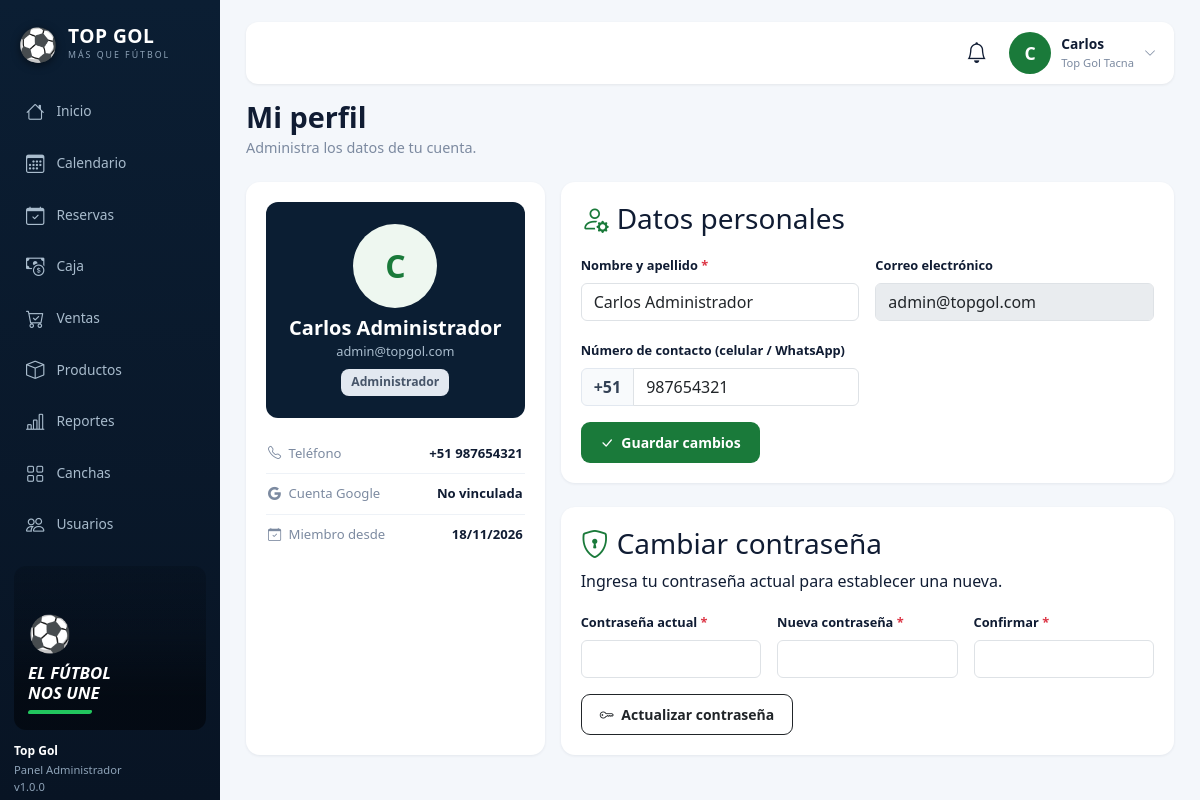
The app's page /perfil (signed in) with its own data.
### tables this page shows
CREATE TABLE IF NOT EXISTS `usuarios` (
  `id`          INT NOT NULL AUTO_INCREMENT,
  `nombre`      VARCHAR(100) NOT NULL,
  `email`       VARCHAR(100) NOT NULL,
  `password`    VARCHAR(255) DEFAULT NULL,
  `telefono`    VARCHAR(20) DEFAULT NULL,
  `rol`         ENUM('admin','cliente') NOT NULL DEFAULT 'cliente',
  `google_id`   VARCHAR(255) DEFAULT NULL,
  `avatar`      VARCHAR(500) DEFAULT NULL,
  `created_at`  TIMESTAMP NOT NULL DEFAULT CURRENT_TIMESTAMP,
  `updated_at`  TIMESTAMP NOT NULL DEFAULT CURRENT_TIMESTAMP ON UPDATE CURRENT_TIMESTAMP,
  PRIMARY KEY (`id`),
  UNIQUE KEY `idx_usuario_email`     (`email`),
  UNIQUE KEY `idx_usuario_google_id` (`google_id`)
);

### app/Views/usuarios/perfil_admin.php (the view, shortened to what the rows shown need)
<?php
$tienePassword = !empty($usuario['password']);
$esGoogle = !empty($usuario['google_id']);
$avatar = (string)($usuario['avatar'] ?? '');
$rolLbl = ($usuario['rol'] ?? 'cliente') === 'admin' ? 'Administrador' : 'Cliente';
$desde = isset($usuario['created_at']) ? date('d/m/Y', strtotime((string)$usuario['created_at'])) : '—';
$inicialPerfil = mb_strtoupper(mb_substr((string)$usuario['nombre'], 0, 1));
?>
<?php require VIEWS_PATH . DIRECTORY_SEPARATOR . 'layout' . DIRECTORY_SEPARATOR . 'admin_top.php'; ?>
            <div class="d-flex align-items-start justify-content-between gap-3 flex-wrap mb-4">
                <div>
                    <h1 class="adm-h1">Mi perfil</h1>
                    <p class="adm-sub">Administra los datos de tu cuenta.</p>
                </div>
            </div>
            <div class="row g-3">
                <div class="col-lg-4">
                    <div class="panel">
                        <div class="pf-head">
                            <?php if ($avatar): ?>
                                <img src="<?= htmlspecialchars($avatar) ?>" alt="Avatar" class="pf-avatar">
                            <?php else: ?>
                                <span class="pf-inicial"><?= htmlspecialchars($inicialPerfil) ?></span>
                            <?php endif; ?>
                            <h5><?= htmlspecialchars((string)$usuario['nombre']) ?></h5>
                            <div class="mail"><?= htmlspecialchars((string)$usuario['email']) ?></div>
                            <span class="pill fin mt-2"><?= $rolLbl ?></span>
                        </div>
                        <ul class="pf-list">
                            <li><span class="k"><i class="bi bi-telephone me-1"></i> Teléfono</span><strong><?= htmlspecialchars((string)($usuario['telefono'] ?? '—') ?: '—') ?></strong></li>
                            <li><span class="k"><i class="bi bi-google me-1"></i> Cuenta Google</span><strong><?= $esGoogle ? 'Vinculada' : 'No vinculada' ?></strong></li>
                            <li><span class="k"><i class="bi bi-calendar-check me-1"></i> Miembro desde</span><strong><?= htmlspecialchars($desde) ?></strong></li>
                        </ul>
                    </div>
                </div>
                <div class="col-lg-8">
                    <div class="panel-2 mb-4">
                        <h3><i class="bi bi-person-gear me-2" style="color:#1a7a3a;"></i>Datos personales</h3>
                        <form action="<?= url('/perfil/actualizar') ?>" method="POST" class="needs-validation mt-3" novalidate>
                            <div class="row g-3">
                                <div class="col-md-6">
                                    <label for="nombre" class="form-label fw-semibold" style="font-size:.8rem;">Nombre y apellido <span class="text-danger">*</span></label>
                                    <input type="text" class="form-control" id="nombre" name="nombre" value="<?= htmlspecialchars((string)$usuario['nombre']) ?>" minlength="3" required>
                                </div>
                                <div class="col-md-6">
                                    <label for="email" class="form-label fw-semibold" style="font-size:.8rem;">Correo electrónico</label>
                                    <input type="email" class="form-control" id="email" value="<?= htmlspecialchars((string)$usuario['email']) ?>" disabled readonly>
                                </div>
                                <div class="col-md-6">
                                    <label for="telefono" class="form-label fw-semibold" style="font-size:.8rem;">Número de contacto (celular / WhatsApp)</label>
                                    <div class="input-group">
                                        <span class="input-group-text" style="background:#f8fafc; font-weight:700; color:#334155; border-color:#e2e8f0;">+51</span>
                                        <input type="tel" class="form-control" id="telefono" name="telefono" value="<?= htmlspecialchars(preg_replace('/^\+51\s*/', '', (string)($usuario['telefono'] ?? ''))) ?>" placeholder="9XX XXX XXX">
                                    </div>
                                </div>
                            </div>
                            <button type="submit" class="btn btn-sm fw-bold mt-3" style="background:#1a7a3a;color:#fff;border-radius:9px;padding:9px 18px;">
                                <i class="bi bi-check-lg me-1"></i> Guardar cambios
                            </button>
                        </form>
                    </div>
                    <div class="panel-2">
                        <h3><i class="bi bi-shield-lock me-2" style="color:#1a7a3a;"></i>Cambiar contraseña</h3>
                        <p class="psub mb-3">
                            <?= $tienePassword ? 'Ingresa tu contraseña actual para establecer una nueva.' : 'Tu cuenta usa solo Google. Define una contraseña para también ingresar con correo y clave.' ?>
                        </p>
                        <form action="<?= url('/perfil/password') ?>" method="POST" class="needs-validation" novalidate>
                            <div class="row g-3">
                                <?php if ($tienePassword): ?>
                                    <div class="col-md-4">
                                        <label for="password_actual" class="form-label fw-semibold" style="font-size:.8rem;">Contraseña actual <span class="text-danger">*</span></label>
                                        <input type="password" class="form-control" id="password_actual" name="password_actual" required>
                                    </div>
                                <?php endif; ?>
                                <div class="col-md-4">
                                    <label for="password_nueva" class="form-label fw-semibold" style="font-size:.8rem;">Nueva contraseña <span class="text-danger">*</span></label>
                                    <input type="password" class="form-control" id="password_nueva" name="password_nueva" minlength="6" required>
                                </div>
                                <div class="col-md-4">
                                    <label for="password_confirm" class="form-label fw-semibold" style="font-size:.8rem;">Confirmar <span class="text-danger">*</span></label>
                                    <input type="password" class="form-control" id="password_confirm" name="password_confirm" minlength="6" required>
                                </div>
                            </div>
                            <button type="submit" class="btn btn-sm btn-outline-dark fw-bold mt-3" style="border-radius:9px;padding:9px 18px;">
                                <i class="bi bi-key me-1"></i> Actualizar contraseña
                            </button>
                        </form>
                    </div>
                </div>
            </div>
<?php require VIEWS_PATH . DIRECTORY_SEPARATOR . 'layout' . DIRECTORY_SEPARATOR . 'admin_bottom.php'; ?>

### app/Core/Router.php (shortened to what the rows shown need)
<?php
class Router {
    private array $rutas = [
        'GET'  => [],
        'POST' => []
    ];
    private function registrar(string $metodo, string $ruta, string $accion, array $middlewares): void {
        $rutaNormalizada = '/' . trim($ruta, '/');
        preg_match_all('/\{([a-zA-Z0-9_]+)\}/', $rutaNormalizada, $matches);
        $nombresParametros = $matches[1] ?? [];
        $regex = preg_replace('/\{[a-zA-Z0-9_]+\}/', '([^/]+)', $rutaNormalizada);
        $regexFinal = '#^' . $regex . '$#';
        $this->rutas[$metodo][] = [
            'ruta'        => $rutaNormalizada,
            'regex'       => $regexFinal,
            'accion'      => $accion,
            'params'      => $nombresParametros,
            'middlewares' => $middlewares
        ];
    }
    public function dispatch(): void {
        $metodo = $_SERVER['REQUEST_METHOD'] ?? 'GET';
        $uri = $this->obtenerRutaActual();
        foreach ($this->rutas[$metodo] as $rutaInfo) {
            if (preg_match($rutaInfo['regex'], $uri, $matches)) {
                array_shift($matches);
                $this->ejecutarAccion($rutaInfo['accion'], $matches);
                return;
            }
        }
    }
    private function obtenerRutaActual(): string {
        if (!empty($_GET['url']) && $_GET['url'] !== 'index.php') {
            $uri = '/' . trim((string)$_GET['url'], '/');
            $uri = preg_replace('#^/public(/|$)#', '$1', $uri);
            $uri = '/' . trim($uri, '/');
            return $uri === '//' ? '/' : $uri;
        }
        $requestUri = $_SERVER['REQUEST_URI'] ?? '/';
        $requestUri = preg_replace('#^/public(/|$)#', '$1', $requestUri);
        $requestUri = preg_replace('#^/index\.php(/|$)#', '$1', $requestUri);
        $uri = '/' . trim($requestUri, '/');
        return $uri === '//' ? '/' : $uri;
    }
    private function ejecutarAccion(string $accion, array $params): void {
        [$controladorNombre, $metodo] = explode('@', $accion);
        $controlador = new $claseCompleta();
        call_user_func_array([$controlador, $metodo], $params);
    }
}

### app/Views/layout/admin_top.php (shortened to what the rows shown need)
<?php
$usuarioAdm = currentUser();
$nombreAdmin = trim(explode(' ', (string)($usuarioAdm['nombre'] ?? ''))[0] ?? '');
$inicial = mb_strtoupper(mb_substr($nombreAdmin, 0, 1));
$adminMenuActivo = $adminMenu ?? 'dashboard';
$conteoVerifAdm = 0;
try {
    $conteoVerifAdm = (new \App\Models\Reserva())->contarPagosPorVerificar();
} catch (\Throwable $e) {
    $conteoVerifAdm = 0;
}
$nav = [
    ['key' => 'dashboard',  'label' => 'Inicio',     'ico' => 'bi-house',          'href' => url('/admin/dashboard'), 'tabs' => []],
    ['key' => 'calendario', 'label' => 'Calendario', 'ico' => 'bi-calendar3',      'href' => url('/admin/calendario'), 'tabs' => []],
    ['key' => 'reservas',   'label' => 'Reservas',   'ico' => 'bi-calendar-check', 'href' => url('/admin/reservas'), 'tabs' => [
        ['key' => 'reservas', 'label' => 'Reservas',               'href' => url('/admin/reservas')],
        ['key' => 'espacios', 'label' => 'Cumpleaños y reuniones', 'href' => url('/admin/espacios')],
    ]],
    ['key' => 'caja',       'label' => 'Caja',       'ico' => 'bi-cash-coin',      'href' => url('/admin/pagos?tab=revision'), 'tabs' => [
        ['key' => 'porverificar', 'label' => 'Por verificar',      'href' => url('/admin/pagos?tab=revision'), 'badge' => $conteoVerifAdm],
        ['key' => 'cobrar',       'label' => 'Cobrar saldos',      'href' => url('/admin/pagos?tab=pendientes')],
        ['key' => 'caja',         'label' => 'Caja del día',       'href' => url('/admin/caja')],
        ['key' => 'historial',    'label' => 'Historial de cobros', 'href' => url('/admin/pagos?tab=historial')],
    ]],
    ['key' => 'ventas',     'label' => 'Ventas',     'ico' => 'bi-cart-check',     'href' => url('/admin/ventas/pos'), 'tabs' => [
        ['key' => 'pos',    'label' => 'Venta rápida',        'href' => url('/admin/ventas/pos')],
        ['key' => 'ventas', 'label' => 'Historial de ventas', 'href' => url('/admin/ventas')],
    ]],
    ['key' => 'productos',  'label' => 'Productos',  'ico' => 'bi-box',            'href' => url('/admin/productos'), 'tabs' => [
        ['key' => 'productos',  'label' => 'Productos',          'href' => url('/admin/productos')],
        ['key' => 'categorias', 'label' => 'Categorías',         'href' => url('/admin/categorias')],
        ['key' => 'inventario', 'label' => 'Inventario y stock', 'href' => url('/admin/inventario')],
    ]],
    ['key' => 'reportes',   'label' => 'Reportes',   'ico' => 'bi-bar-chart-line', 'href' => url('/admin/reportes'), 'tabs' => []],
    ['key' => 'canchas',    'label' => 'Canchas',    'ico' => 'bi-grid',           'href' => url('/canchas'), 'tabs' => []],
    ['key' => 'usuarios',   'label' => 'Usuarios',   'ico' => 'bi-people',         'href' => url('/admin/usuarios'), 'tabs' => []],
];
$tabActivaAdm = $adminMenuActivo;
$grupoActivoAdm = $tabActivaAdm;
?>
<!DOCTYPE html>
<html lang="es">
<head>
    <link href="https://cdn.jsdelivr.net/npm/bootstrap@5.3.2/dist/css/bootstrap.min.css" rel="stylesheet">
    <link rel="stylesheet" href="https://cdn.jsdelivr.net/npm/bootstrap-icons@1.11.2/font/bootstrap-icons.css">
</head>
<body class="adm-standalone">
<div class="adm-page">
<div class="adm-wrap">
    <aside class="adm-side" id="admSide">
        <div class="adm-logo">
            <span class="ball">⚽</span>
            <span><strong>TOP GOL</strong><small>MÁS QUE FÚTBOL</small></span>
        </div>
        <nav class="adm-nav">
            <?php foreach ($nav as $itemNav): ?>
                <a href="<?= $itemNav['href'] ?>" class="<?= $grupoActivoAdm === $itemNav['key'] ? 'on' : '' ?>"><i class="bi <?= $itemNav['ico'] ?>"></i> <?= $itemNav['label'] ?></a>
            <?php endforeach; ?>
        </nav>
        <div class="adm-side-foot">
            <div class="adm-slogan">
                <span class="b">⚽</span>
                <strong>EL FÚTBOL<br>NOS UNE</strong>
                <span class="u"></span>
            </div>
            <div class="adm-ver"><strong>Top Gol</strong><br>Panel Administrador<br>v1.0.0</div>
        </div>
    </aside>
    <div class="adm-main">
        <header class="adm-top">
            <div class="dropdown">
                <button class="adm-bell" id="admBellBtn" data-bs-toggle="dropdown" aria-expanded="false" title="Notificaciones">
                    <i class="bi bi-bell"></i>
                </button>
            </div>
            <div class="dropdown">
                <a href="#" class="adm-user text-decoration-none" data-bs-toggle="dropdown" aria-expanded="false">
                    <span class="adm-avatar"><?= htmlspecialchars($inicial) ?></span>
                    <span><strong><?= htmlspecialchars($nombreAdmin) ?></strong><small>Top Gol Tacna</small></span>
                    <i class="bi bi-chevron-down" style="font-size:.75rem;color:#7c8aa0;"></i>
                </a>
            </div>
        </header>

### records on screen
usuarios: nombre "C", nombre "Carlos", nombre "Carlos Administrador", email "admin@topgol.com", rol "Administrador", telefono "+51 987654321", created_at "18/11/2026", telefono "987654321"

### other values on screen
$itemNav['label'] "Inicio"
$itemNav['label'] "Calendario"
$itemNav['label'] "Reservas"
$itemNav['label'] "Caja"
$itemNav['label'] "Ventas"
$itemNav['label'] "Productos"
$itemNav['label'] "Reportes"
$itemNav['label'] "Canchas"
$itemNav['label'] "Usuarios"
